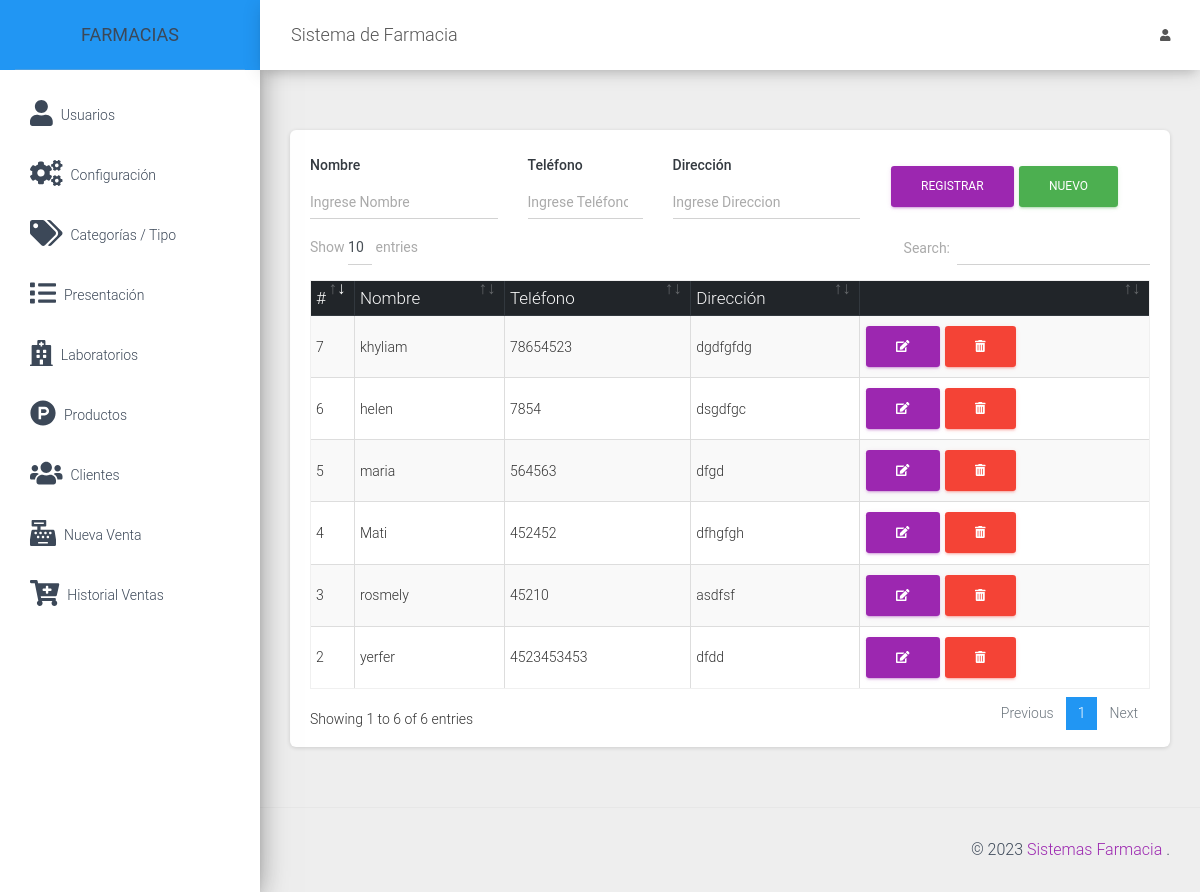
Screenshot of /src/clientes.php (signed in) with the database file from the repository.
### tables this page shows
CREATE TABLE `cliente` (
  `idcliente` int(11) NOT NULL,
  `nombre` varchar(100) NOT NULL,
  `telefono` varchar(15) NOT NULL,
  `direccion` varchar(200) NOT NULL
);

### src/clientes.php (the view, shortened to what this page needs)
<?php
include_once "includes/header.php";
?>
<div class="card">
    <div class="card-body">
        <div class="row">
            <div class="col-md-12">
                <form action="" method="post" autocomplete="off" id="formulario">
                    <div class="row">
                        <div class="col-md-3">
                            <div class="form-group">
                                <label for="nombre" class="text-dark font-weight-bold">Nombre</label>
                                <input type="text" placeholder="Ingrese Nombre" name="nombre" id="nombre" class="form-control">
                            </div>
                        </div>
                        <div class="col-md-2">
                            <div class="form-group">
                                <label for="telefono" class="text-dark font-weight-bold">Teléfono</label>
                                <input type="number" placeholder="Ingrese Teléfono" name="telefono" id="telefono" class="form-control">
                            </div>
                        </div>
                        <div class="col-md-3">
                            <div class="form-group">
                                <label for="direccion" class="text-dark font-weight-bold">Dirección</label>
                                <input type="text" placeholder="Ingrese Direccion" name="direccion" id="direccion" class="form-control">
                            </div>
                        </div>
                        <div class="col-md-4 mt-3">
                            <input type="submit" value="Registrar" class="btn btn-primary" id="btnAccion">
                            <input type="button" value="Nuevo" class="btn btn-success" id="btnNuevo" onclick="limpiar()">
                        </div>
                    </div>
                </form>
            </div>
            <div class="col-md-12">
                <div class="table-responsive">
                    <table class="table table-striped table-bordered" id="tbl">
                        <thead class="thead-dark">
                            <tr>
                                <th>#</th>
                                <th>Nombre</th>
                                <th>Teléfono</th>
                                <th>Dirección</th>
                                <th></th>
                            </tr>
                        </thead>
                        <tbody>
                            <?php
                            include "../conexion.php";
                            $query = mysqli_query($conexion, "SELECT * FROM cliente");
                            $result = mysqli_num_rows($query);
                            if ($result > 0) {
                                while ($data = mysqli_fetch_assoc($query)) { ?>
                                    <tr>
                                        <td><?php echo $data['idcliente']; ?></td>
                                        <td><?php echo $data['nombre']; ?></td>
                                        <td><?php echo $data['telefono']; ?></td>
                                        <td><?php echo $data['direccion']; ?></td>
                                        <td>
                                            <a href="#" onclick="editarCliente(<?php echo $data['idcliente']; ?>)" class="btn btn-primary"><i class='fas fa-edit'></i></a>
                                            <form action="eliminar_cliente.php?id=<?php echo $data['idcliente']; ?>" method="post" class="confirmar d-inline">
                                                <button class="btn btn-danger" type="submit"><i class='fas fa-trash-alt'></i> </button>
                                            </form>
                                        </td>
                                    </tr>
                            <?php }
                            } ?>
                        </tbody>
                    </table>
                </div>
            </div>
        </div>
    </div>
</div>
<?php include_once "includes/footer.php"; ?>

### rows the page displays
cliente: idcliente "2", nombre "yerfer", telefono "4523453453", direccion "dfdd"
cliente: idcliente "3", nombre "rosmely", telefono "45210", direccion "asdfsf"
cliente: idcliente "4", nombre "Mati", telefono "452452", direccion "dfhgfgh"
cliente: idcliente "5", nombre "maria", telefono "564563", direccion "dfgd"
cliente: idcliente "6", nombre "helen", telefono "7854", direccion "dsgdfgc"
cliente: idcliente "7", nombre "khyliam", telefono "78654523", direccion "dgdfgfdg"
